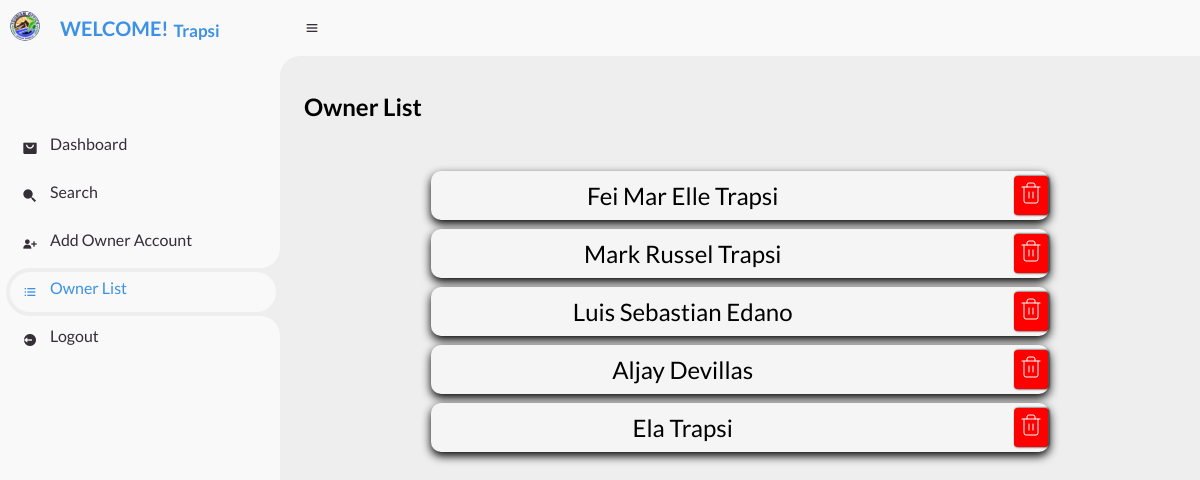
Page /user_table.php (signed in) on the committed database.
### tables this page shows
CREATE TABLE `tbl_user` (
  `user_id` int(11) NOT NULL,
  `fname` varchar(50) NOT NULL,
  `lname` varchar(50) NOT NULL,
  `email` varchar(100) NOT NULL,
  `contact` bigint(12) NOT NULL,
  `user_address` varchar(100) NOT NULL,
  `user_pass` varchar(100) NOT NULL
);

### user_table.php (the view, shortened to what this page needs)
<!DOCTYPE html>
<html lang="en">
<head>
	<link href='https://unpkg.com/boxicons@2.0.9/css/boxicons.min.css' rel='stylesheet'>
	<link rel="stylesheet" href="./css/user_table.css">
</head>
<body>
	<section id="sidebar">
		<a href="./user_addresort.php" class="brand">
			<i><img src="./assets/img/tourism.jpg" class="logo"></i>
			<p>WELCOME!</p>
			<span><?php echo ucfirst($_SESSION['name']);?></span>
		</a>
		<ul class="side-menu top">
      <li>
        <a href="./admin_dash.php">
          <i class='bx bxs-shopping-bag-alt' ></i>
            <span class="text">Dashboard</span>
                </a>
      </li>
      <li>
        <a href="./admin_search.php">
          <i class='bx bxs-search-alt-2' ></i>
           <span class="text">Search</span>
        </a>
      </li>
      <li>
        <a href="./owner_register.php">
          <i class='bx bxs-user-plus' ></i>
           <span class="text">Add Owner Account</span>
        </a>
      </li>
			<li class="active">
				<a href="./user_table.php">
					<i class='bx bx-list-ul'></i>
					<span class="text">Owner List</span>
				</a>
			</li>
			<li>
				<a href="./logout.php">
					<i class='bx bxs-log-out-circle' ></i>
					<span class="text">Logout</span>
				</a>
			</li>
		</ul>
	</section>
	<section id="content">
		<nav>
			<i class='bx bx-menu' ></i>
		</nav>
		<main>
			<h1>Owner List</h1>
		<form>
		<div class="table-list">
			<?php
					include './dbcon.php';
					$q = "SELECT * FROM tbl_user";
					$res = mysqli_query($conn, $q);
					if ($res && mysqli_num_rows($res) > 0){
						while($row = mysqli_fetch_assoc($res)){
							echo"
									<div class='res_name'>
										<div>
											<a href='./user_info.php?request=".$row['user_id']."'>".ucwords($row['fname'])." ".ucwords($row['lname'])."</a>
										</div>
										<div>
										<a href='./crud_user/user_delete.php?id=".$row['user_id']."' name='delete' class='delete'><img src='./assets/icons/trash-2.svg'></a>
										</div>
									</div>
									";
						 }
						}
						?>
		</div>
		</form>
	</main>
	</section>
</body>
</html>

### css/user_table.css (style rules this page uses)
* { margin: 0; padding: 0; box-sizing: border-box; font-family: var(--lato); }
a { text-decoration: none; color: black; }
span { margin-top: -10px; }
li { list-style: none; }
:root { --poppins: 'Poppins', sans-serif; --lato: 'Lato', sans-serif; --light: #F9F9F9; --blue: #3C91E6; --light-blue: #CFE8FF; --grey: #eee; --dark-grey: #AAAAAA; --dark: #342E37; --red: #DB504A; --yellow: #FFCE26; --light-yellow: #FFF2C6; --orange: #FD7238; --light-orange: #FFE0D3; }
html { overflow-x: hidden; }
body { background: var(--grey); overflow-x: hidden; }
#sidebar { position: fixed; top: 0; left: 0; width: 280px; height: 100%; background: var(--light); z-index: 2000; font-family: var(--lato); transition: .3s ease; overflow-x: hidden; scrollbar-width: none; }
#sidebar .brand { font-size: 24px; font-weight: 700; height: 56px; display: flex; align-items: center; color: var(--blue); position: sticky; top: 0; left: 0; background: var(--light); z-index: 500; padding-bottom: 20px; box-sizing: content-box; }
#sidebar .side-menu { width: 100%; margin-top: 48px; }
#sidebar .side-menu li { height: 48px; background: transparent; margin-left: 6px; border-radius: 48px 0 0 48px; padding: 4px; }
#sidebar .side-menu li.active { background: var(--grey); position: relative; }
#sidebar .side-menu li.active::before { content: ''; position: absolute; width: 40px; height: 40px; border-radius: 50%; top: -40px; right: 0; box-shadow: 20px 20px 0 var(--grey); z-index: -1; }
#sidebar .side-menu li.active::after { content: ''; position: absolute; width: 40px; height: 40px; border-radius: 50%; bottom: -40px; right: 0; box-shadow: 20px -20px 0 var(--grey); z-index: -1; }
#sidebar .side-menu li a { width: 100%; height: 100%; background: var(--light); display: flex; align-items: center; border-radius: 48px; font-size: 16px; color: var(--dark); white-space: nowrap; overflow-x: hidden; }
#sidebar .side-menu.top li.active a { color: var(--blue); }
#sidebar .side-menu li a .bx { min-width: calc(60px - ((4px + 6px) * 2)); display: flex; justify-content: center; }
#content { position: relative; width: calc(100% - 280px); left: 280px; transition: .3s ease; }
#content nav { height: 56px; background: var(--light); padding: 0 24px; display: flex; align-items: center; grid-gap: 24px; font-family: var(--lato); position: sticky; top: 0; left: 0; z-index: 1000; }
#content nav::before { content: ''; position: absolute; width: 40px; height: 40px; bottom: -40px; left: 0; border-radius: 50%; box-shadow: -20px -20px 0 var(--light); }
#content nav .bx.bx-menu { cursor: pointer; color: var(--dark); }
.logo { width: 30px; height: 30px; border-radius: 100%; margin-left: 10px; margin-right: 20px; }
.brand > span { font-size: 17px; margin-top: 4px; }
.brand > p { font-size: 20px; margin-right: 5px; }
#content main { width: 100%; padding: 36px 24px; max-height: calc(100vh - 56px); overflow-y: auto; }
.table-list { width: 100%; height: 540px; overflow-y: auto; padding: 50px; display: inline-block; align-items: center; justify-content: center; text-align: center; }
.res_name { display: inline-flex; flex-wrap: wrap; align-items: center; justify-content: space-around; text-align: center; background-color: whitesmoke; filter: drop-shadow(0px 4px 5px black); border-radius: 10px; font-size: 1.5rem; width: 80%; padding: 10px; margin-bottom: 9px; }
.res_name > div:first-child { width: 70%; }
.res_name > div:last-child { width: 50px; position: relative; left: 50px; }
.res_name > div:last-child > .delete { background-color: red; filter: drop-shadow(1px .9px .9px black); padding: 5px; width: 50px; border-radius: 3.5px; border: none; cursor: pointer; }

### rows in the picture
tbl_user: fname "Fei Mar Elle", lname "Trapsi"
tbl_user: fname "Mark Russel", lname "Trapsi"
tbl_user: fname "Luis Sebastian", lname "Edano"
tbl_user: fname "Aljay", lname "Devillas"
tbl_user: fname "Ela", lname "Trapsi"

### other values in the picture
$_SESSION['name'] "Trapsi"
